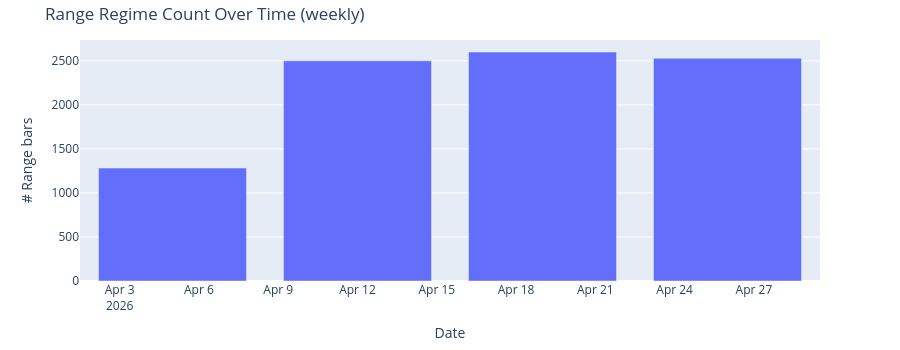

Notebook cell for this chart:
### Code cell
# Rolling count of Range bars per week
range_ts = df.set_index('Time')['Regime'].eq(0).resample('W').sum().reset_index()
range_ts.columns = ['Time', 'Range_Count']

fig = go.Figure()
fig.add_trace(go.Bar(x=range_ts['Time'], y=range_ts['Range_Count'], name='Range bars'))
fig.update_layout(
    title='Range Regime Count Over Time (weekly)',
    xaxis_title='Date',
    yaxis_title='# Range bars',
    height=350,
    margin=dict(t=40, b=40),
)
fig.show()

### Figure 1 — Plotly figure (JSON) as saved in the notebook; plotly's stock layout.template omitted (floating-point values rounded to 4 significant figures)
{"data": [{"name": "Range bars", "type": "bar", "x": ["2026-04-05T00:00:00.000000", "2026-04-12T00:00:00.000000", "2026-04-19T00:00:00.000000", "2026-04-26T00:00:00.000000"], "y": [1283, 2500, 2600, 2530]}], "layout": {"height": 350, "margin": {"b": 40, "t": 40}, "title": {"text": "Range Regime Count Over Time (weekly)"}, "xaxis": {"title": {"text": "Date"}}, "yaxis": {"title": {"text": "# Range bars"}}}}
